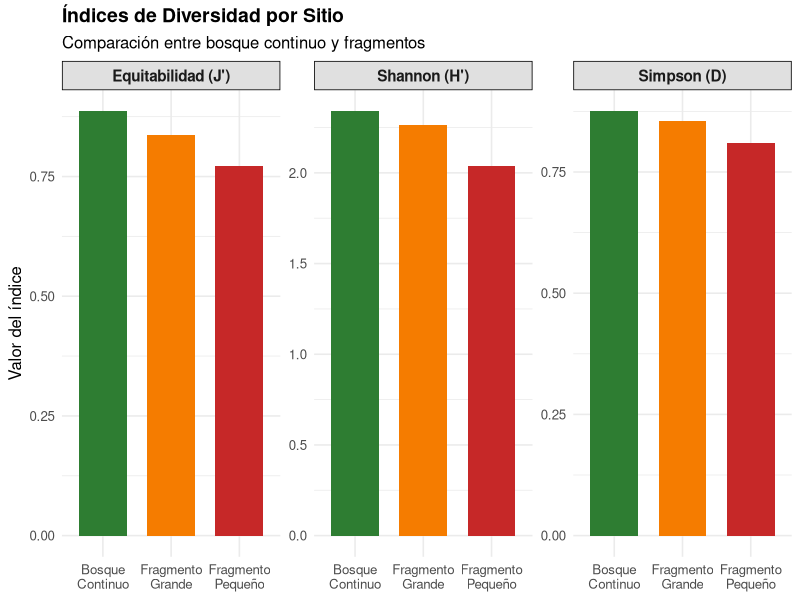
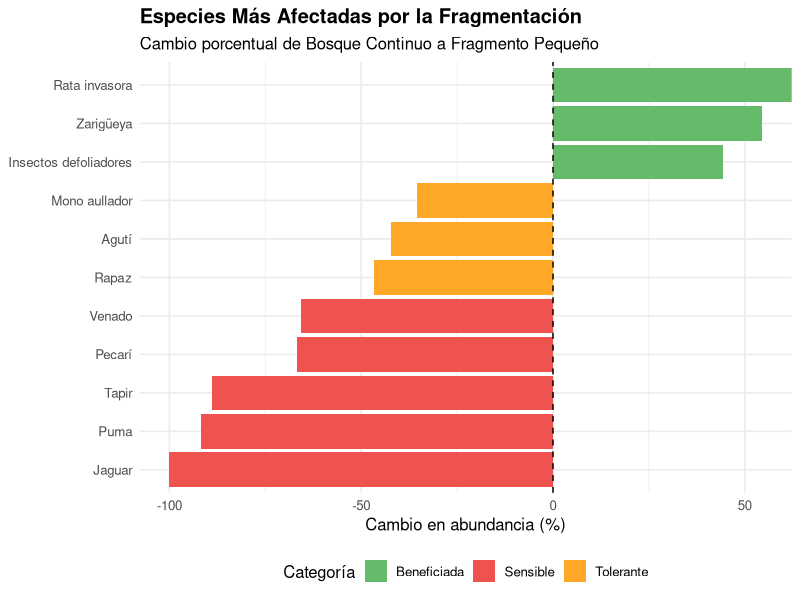
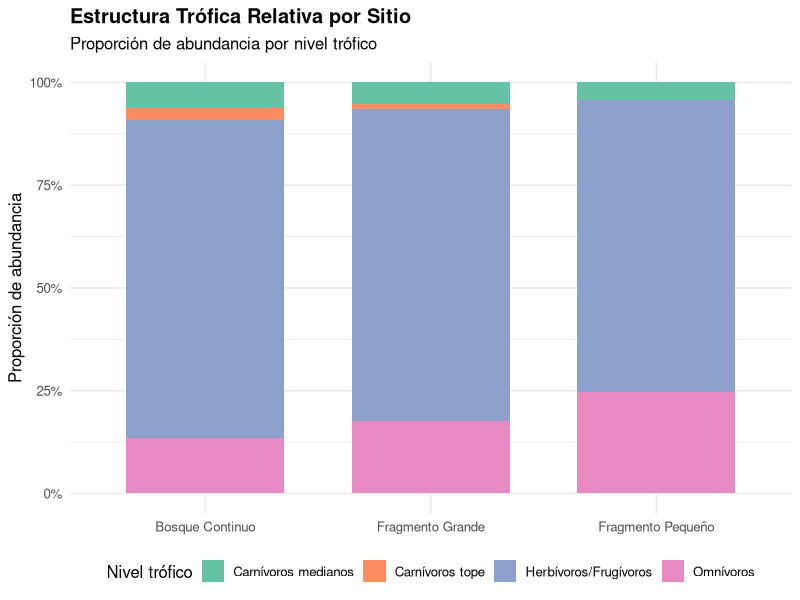
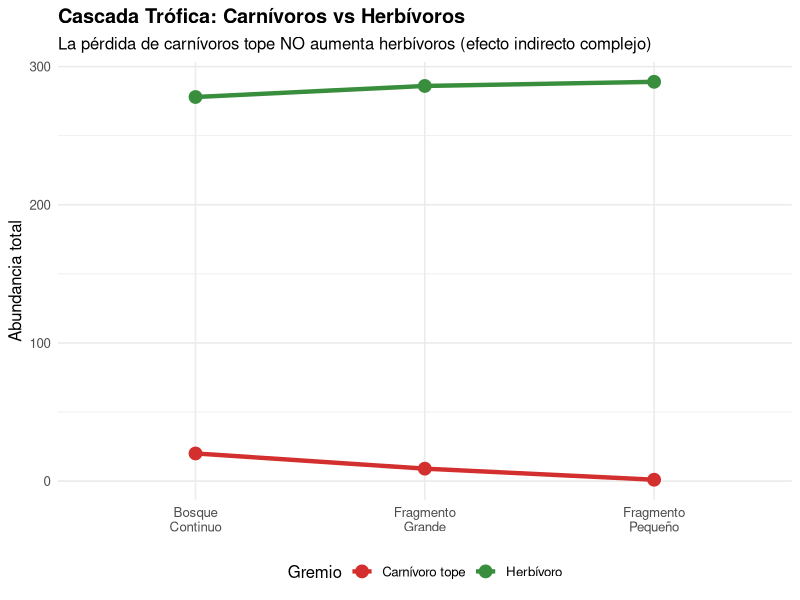
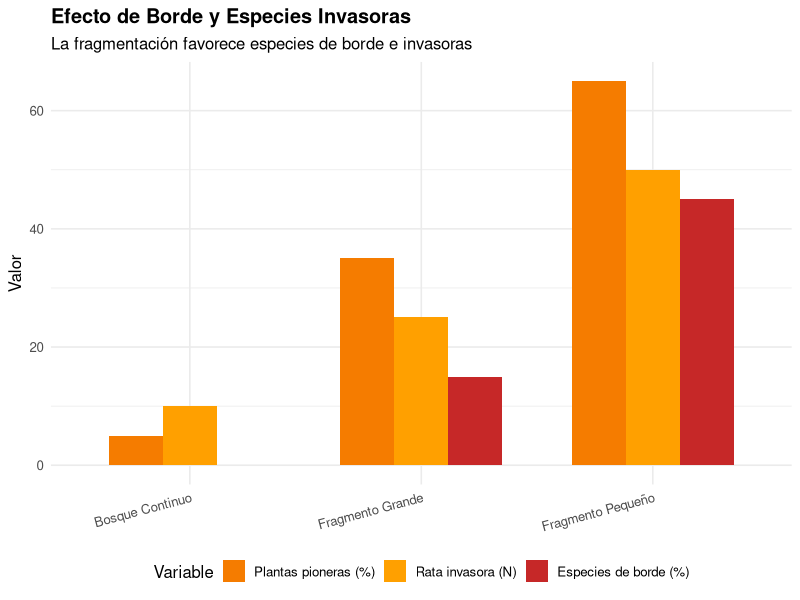

These charts were generated, in order, by the following R code:
## ---- chunk 1
knitr::opts_chunk$set(
  echo = TRUE, 
  warning = FALSE, 
  message = FALSE,
  fig.width = 10,
  fig.height = 6,
  fig.align = 'center'
)
## ---- chunk 2
# Cargar librerías necesarias
library(tidyverse)
library(vegan)
library(knitr)
library(kableExtra)
library(scales)
library(RColorBrewer)
## ---- chunk 3
# Crear data frame con abundancia de especies
especies <- data.frame(
  Especie = c("Jaguar", "Puma", "Pecarí", "Venado", "Tapir",
              "Mono aullador", "Tucán", "Ardilla", "Agutí",
              "Serpiente", "Rapaz", "Coatí", "Zarigüeya",
              "Rata invasora", "Insectos defoliadores"),
  
  Gremio = c("Carnívoro tope", "Carnívoro tope", "Herbívoro", 
             "Herbívoro", "Herbívoro", "Frugívoro", "Frugívoro",
             "Granívoro", "Granívoro", "Carnívoro", "Carnívoro",
             "Omnívoro", "Omnívoro", "Omnívoro", "Herbívoro"),
  
  Rol = c("Especie clave", "Dominante", "Ingeniero", "Nativo",
          "Dispersor/Fundador", "Dispersor", "Dispersor", "Nativo",
          "Dispersor", "Nativo", "Indicador", "Nativo",
          "Generalista", "INVASORA", "Nativo"),
  
  Bosque_Continuo = c(8, 12, 45, 35, 18, 62, 48, 95, 52,
                      28, 15, 38, 55, 0, 180),
  
  Fragmento_Grande = c(3, 6, 38, 28, 10, 55, 42, 105, 48,
                       25, 12, 42, 68, 15, 210),
  
  Fragmento_Pequeno = c(0, 1, 15, 12, 2, 40, 35, 110, 30,
                        22, 8, 45, 85, 45, 260)
)

# Mostrar tabla
kable(especies, 
      caption = "Tabla 1: Abundancia de especies en tres sitios de muestreo") %>%
  kable_styling(bootstrap_options = c("striped", "hover", "condensed"),
                full_width = FALSE) %>%
  row_spec(14, bold = TRUE, color = "white", background = "#C00000")
## ---- chunk 4
# Datos de cobertura vegetal
vegetacion <- data.frame(
  Estrato = c("Árboles emergentes", "Dosel cerrado", "Sotobosque",
              "Plantas pioneras", "Especies de borde"),
  Bosque_Continuo = c(85, 95, 75, 10, 5),
  Fragmento_Grande = c(70, 80, 70, 25, 35),
  Fragmento_Pequeno = c(45, 55, 60, 50, 65)
)

kable(vegetacion,
      caption = "Tabla 2: Cobertura vegetal (%) en los tres sitios") %>%
  kable_styling(bootstrap_options = c("striped", "hover", "condensed"),
                full_width = FALSE)
## ---- chunk 5
# Calcular riqueza (número de especies presentes)
riqueza <- especies %>%
  select(Bosque_Continuo, Fragmento_Grande, Fragmento_Pequeno) %>%
  summarise(across(everything(), ~ sum(. > 0)))

kable(riqueza, 
      caption = "Riqueza de especies (S) por sitio",
      col.names = c("Bosque Continuo", "Fragmento Grande", "Fragmento Pequeño")) %>%
  kable_styling(bootstrap_options = c("striped", "hover"),
                full_width = FALSE)
## ---- chunk 6
# Función para calcular Shannon
calcular_shannon <- function(abundancias) {
  total <- sum(abundancias)
  proporciones <- abundancias / total
  proporciones <- proporciones[proporciones > 0]  # Eliminar ceros
  shannon <- -sum(proporciones * log(proporciones))
  return(shannon)
}

# Calcular para cada sitio
shannon_bc <- calcular_shannon(especies$Bosque_Continuo)
shannon_fg <- calcular_shannon(especies$Fragmento_Grande)
shannon_fp <- calcular_shannon(especies$Fragmento_Pequeno)

shannon_df <- data.frame(
  Sitio = c("Bosque Continuo", "Fragmento Grande", "Fragmento Pequeño"),
  Shannon = round(c(shannon_bc, shannon_fg, shannon_fp), 3)
)

kable(shannon_df,
      caption = "Índice de Shannon (H') por sitio") %>%
  kable_styling(bootstrap_options = c("striped", "hover"),
                full_width = FALSE)
## ---- chunk 7
# Función para calcular Simpson
calcular_simpson <- function(abundancias) {
  total <- sum(abundancias)
  proporciones <- abundancias / total
  simpson <- 1 - sum(proporciones^2)
  return(simpson)
}

# Calcular para cada sitio
simpson_bc <- calcular_simpson(especies$Bosque_Continuo)
simpson_fg <- calcular_simpson(especies$Fragmento_Grande)
simpson_fp <- calcular_simpson(especies$Fragmento_Pequeno)

simpson_df <- data.frame(
  Sitio = c("Bosque Continuo", "Fragmento Grande", "Fragmento Pequeño"),
  Simpson = round(c(simpson_bc, simpson_fg, simpson_fp), 3)
)

kable(simpson_df,
      caption = "Índice de Simpson (D) por sitio") %>%
  kable_styling(bootstrap_options = c("striped", "hover"),
                full_width = FALSE)
## ---- chunk 8
# Calcular equitabilidad
pielou_bc <- shannon_bc / log(riqueza$Bosque_Continuo)
pielou_fg <- shannon_fg / log(riqueza$Fragmento_Grande)
pielou_fp <- shannon_fp / log(riqueza$Fragmento_Pequeno)

equitabilidad_df <- data.frame(
  Sitio = c("Bosque Continuo", "Fragmento Grande", "Fragmento Pequeño"),
  Equitabilidad = round(c(pielou_bc, pielou_fg, pielou_fp), 3)
)

kable(equitabilidad_df,
      caption = "Equitabilidad de Pielou (J') por sitio") %>%
  kable_styling(bootstrap_options = c("striped", "hover"),
                full_width = FALSE)
## ---- chunk 9
# Tabla resumen
diversidad_resumen <- data.frame(
  Indice = c("Riqueza (S)", "Shannon (H')", "Simpson (D)", "Equitabilidad (J')"),
  Bosque_Continuo = c(
    riqueza$Bosque_Continuo,
    round(shannon_bc, 3),
    round(simpson_bc, 3),
    round(pielou_bc, 3)
  ),
  Fragmento_Grande = c(
    riqueza$Fragmento_Grande,
    round(shannon_fg, 3),
    round(simpson_fg, 3),
    round(pielou_fg, 3)
  ),
  Fragmento_Pequeno = c(
    riqueza$Fragmento_Pequeno,
    round(shannon_fp, 3),
    round(simpson_fp, 3),
    round(pielou_fp, 3)
  )
)

kable(diversidad_resumen,
      caption = "Resumen de índices de diversidad",
      col.names = c("Índice", "Bosque Continuo", "Fragmento Grande", "Fragmento Pequeño")) %>%
  kable_styling(bootstrap_options = c("striped", "hover"),
                full_width = FALSE) %>%
  row_spec(0, bold = TRUE, background = "#4472C4", color = "white")
## ---- chunk 10
# Preparar datos para gráfico
div_long <- diversidad_resumen %>%
  pivot_longer(cols = -Indice, names_to = "Sitio", values_to = "Valor") %>%
  filter(Indice != "Riqueza (S)")  # Excluir riqueza por escala diferente

div_long$Sitio <- factor(div_long$Sitio, 
                         levels = c("Bosque_Continuo", "Fragmento_Grande", "Fragmento_Pequeno"),
                         labels = c("Bosque\nContinuo", "Fragmento\nGrande", "Fragmento\nPequeño"))

# Crear gráfico
ggplot(div_long, aes(x = Sitio, y = Valor, fill = Sitio)) +
  geom_col(width = 0.7) +
  facet_wrap(~ Indice, scales = "free_y", ncol = 3) +
  scale_fill_manual(values = c("#2E7D32", "#F57C00", "#C62828")) +
  labs(title = "Índices de Diversidad por Sitio",
       subtitle = "Comparación entre bosque continuo y fragmentos",
       x = NULL, y = "Valor del índice") +
  theme_minimal(base_size = 12) +
  theme(legend.position = "none",
        strip.background = element_rect(fill = "#E0E0E0"),
        strip.text = element_text(face = "bold", size = 11),
        plot.title = element_text(face = "bold", size = 14))
## ---- chunk 11
# Calcular cambios porcentuales
especies_cambio <- especies %>%
  mutate(
    Cambio_BC_FG = round(100 * (Fragmento_Grande - Bosque_Continuo) / Bosque_Continuo, 1),
    Cambio_BC_FP = round(100 * (Fragmento_Pequeno - Bosque_Continuo) / Bosque_Continuo, 1),
    Categoria = case_when(
      Cambio_BC_FP <= -50 ~ "Sensible",
      Cambio_BC_FP >= 20 ~ "Beneficiada",
      TRUE ~ "Tolerante"
    )
  ) %>%
  select(Especie, Rol, Bosque_Continuo, Fragmento_Pequeno, Cambio_BC_FP, Categoria) %>%
  arrange(Cambio_BC_FP)

kable(especies_cambio,
      caption = "Cambio en abundancias: Bosque Continuo → Fragmento Pequeño",
      col.names = c("Especie", "Rol", "BC", "FP", "% Cambio", "Categoría")) %>%
  kable_styling(bootstrap_options = c("striped", "hover", "condensed"),
                full_width = FALSE) %>%
  row_spec(which(especies_cambio$Categoria == "Sensible"), 
           background = "#FFCDD2") %>%
  row_spec(which(especies_cambio$Categoria == "Beneficiada"), 
           background = "#C8E6C9")
## ---- chunk 12
# Gráfico de barras de cambios
especies_cambio %>%
  filter(abs(Cambio_BC_FP) > 30) %>%  # Solo cambios significativos
  mutate(Especie = reorder(Especie, Cambio_BC_FP)) %>%
  ggplot(aes(x = Especie, y = Cambio_BC_FP, fill = Categoria)) +
  geom_col() +
  geom_hline(yintercept = 0, linetype = "dashed", color = "black") +
  coord_flip() +
  scale_fill_manual(values = c("Beneficiada" = "#66BB6A", 
                                "Sensible" = "#EF5350",
                                "Tolerante" = "#FFA726")) +
  labs(title = "Especies Más Afectadas por la Fragmentación",
       subtitle = "Cambio porcentual de Bosque Continuo a Fragmento Pequeño",
       x = NULL, y = "Cambio en abundancia (%)",
       fill = "Categoría") +
  theme_minimal(base_size = 12) +
  theme(plot.title = element_text(face = "bold"),
        legend.position = "bottom")
## ---- chunk 13
# Resumen por rol ecológico
roles_resumen <- especies_cambio %>%
  group_by(Rol) %>%
  summarise(
    n_especies = n(),
    Cambio_promedio = round(mean(Cambio_BC_FP), 1),
    n_sensibles = sum(Categoria == "Sensible")
  ) %>%
  arrange(Cambio_promedio)

kable(roles_resumen,
      caption = "Vulnerabilidad por rol ecológico",
      col.names = c("Rol Ecológico", "N° especies", "Cambio promedio (%)", "N° sensibles")) %>%
  kable_styling(bootstrap_options = c("striped", "hover"),
                full_width = FALSE)
## ---- chunk 14
# Clasificar especies por nivel trófico
especies_trofica <- especies %>%
  mutate(
    Nivel_trofico = case_when(
      Gremio == "Carnívoro tope" ~ 4,
      Gremio == "Carnívoro" ~ 3,
      Gremio %in% c("Herbívoro", "Frugívoro", "Granívoro") ~ 2,
      Gremio == "Omnívoro" ~ 2.5,
      TRUE ~ 1
    ),
    Nivel_nombre = case_when(
      Nivel_trofico == 4 ~ "Carnívoros tope",
      Nivel_trofico == 3 ~ "Carnívoros medianos",
      Nivel_trofico == 2.5 ~ "Omnívoros",
      Nivel_trofico == 2 ~ "Herbívoros/Frugívoros",
      TRUE ~ "Productores"
    )
  )

# Abundancia total por nivel trófico
abundancia_trofica <- especies_trofica %>%
  group_by(Nivel_nombre) %>%
  summarise(
    BC = sum(Bosque_Continuo),
    FG = sum(Fragmento_Grande),
    FP = sum(Fragmento_Pequeno)
  ) %>%
  pivot_longer(cols = c(BC, FG, FP), names_to = "Sitio", values_to = "Abundancia")

abundancia_trofica$Sitio <- factor(abundancia_trofica$Sitio,
                                   levels = c("BC", "FG", "FP"),
                                   labels = c("Bosque Continuo", "Fragmento Grande", "Fragmento Pequeño"))

kable(abundancia_trofica %>% pivot_wider(names_from = Sitio, values_from = Abundancia),
      caption = "Abundancia total por nivel trófico y sitio") %>%
  kable_styling(bootstrap_options = c("striped", "hover"),
                full_width = FALSE)
## ---- chunk 15
ggplot(abundancia_trofica, aes(x = Sitio, y = Abundancia, fill = Nivel_nombre)) +
  geom_col(position = "fill", width = 0.7) +
  scale_y_continuous(labels = percent_format()) +
  scale_fill_brewer(palette = "Set2") +
  labs(title = "Estructura Trófica Relativa por Sitio",
       subtitle = "Proporción de abundancia por nivel trófico",
       x = NULL, y = "Proporción de abundancia",
       fill = "Nivel trófico") +
  theme_minimal(base_size = 12) +
  theme(legend.position = "bottom",
        plot.title = element_text(face = "bold"),
        axis.text.x = element_text(angle = 0))
## ---- chunk 16
# Analizar relación entre carnívoros tope y herbívoros
cascada_data <- especies_trofica %>%
  filter(Gremio %in% c("Carnívoro tope", "Herbívoro")) %>%
  group_by(Gremio) %>%
  summarise(
    BC = sum(Bosque_Continuo),
    FG = sum(Fragmento_Grande),
    FP = sum(Fragmento_Pequeno)
  ) %>%
  pivot_longer(cols = c(BC, FG, FP), names_to = "Sitio", values_to = "Abundancia")

cascada_data$Sitio <- factor(cascada_data$Sitio,
                             levels = c("BC", "FG", "FP"),
                             labels = c("Bosque\nContinuo", "Fragmento\nGrande", "Fragmento\nPequeño"))

ggplot(cascada_data, aes(x = Sitio, y = Abundancia, color = Gremio, group = Gremio)) +
  geom_line(size = 1.5) +
  geom_point(size = 4) +
  scale_color_manual(values = c("Carnívoro tope" = "#D32F2F", 
                                 "Herbívoro" = "#388E3C")) +
  labs(title = "Cascada Trófica: Carnívoros vs Herbívoros",
       subtitle = "La pérdida de carnívoros tope NO aumenta herbívoros (efecto indirecto complejo)",
       x = NULL, y = "Abundancia total",
       color = "Gremio") +
  theme_minimal(base_size = 12) +
  theme(legend.position = "bottom",
        plot.title = element_text(face = "bold"))
## ---- chunk 17
# Datos de rata invasora y especies de borde
invasion_data <- data.frame(
  Sitio = c("Bosque Continuo", "Fragmento Grande", "Fragmento Pequeño"),
  Rata_invasora = c(0, 15, 45),
  Especies_borde = c(5, 35, 65),
  Plantas_pioneras = c(10, 25, 50)
)

kable(invasion_data,
      caption = "Relación entre fragmentación, especies invasoras y efecto de borde",
      col.names = c("Sitio", "Rata invasora", "Especies borde (%)", "Plantas pioneras (%)")) %>%
  kable_styling(bootstrap_options = c("striped", "hover"),
                full_width = FALSE)
## ---- chunk 18
# Gráfico de dispersión
invasion_long <- invasion_data %>%
  pivot_longer(cols = -Sitio, names_to = "Variable", values_to = "Valor")

invasion_long$Sitio <- factor(invasion_long$Sitio,
                              levels = c("Bosque Continuo", "Fragmento Grande", "Fragmento Pequeño"))

ggplot(invasion_long, aes(x = Sitio, y = Valor, fill = Variable)) +
  geom_col(position = "dodge", width = 0.7) +
  scale_fill_manual(values = c("Rata_invasora" = "#C62828",
                                "Especies_borde" = "#F57C00",
                                "Plantas_pioneras" = "#FFA000"),
                    labels = c("Plantas pioneras (%)", 
                               "Rata invasora (N)", 
                               "Especies de borde (%)")) +
  labs(title = "Efecto de Borde y Especies Invasoras",
       subtitle = "La fragmentación favorece especies de borde e invasoras",
       x = NULL, y = "Valor",
       fill = "Variable") +
  theme_minimal(base_size = 12) +
  theme(legend.position = "bottom",
        plot.title = element_text(face = "bold"),
        axis.text.x = element_text(angle = 15, hjust = 1))
## ---- chunk 19
# Especies que podrían competir con la rata
competidores <- especies %>%
  filter(Gremio == "Omnívoro" | Gremio == "Granívoro") %>%
  select(Especie, Gremio, Bosque_Continuo, Fragmento_Pequeno) %>%
  mutate(Cambio = Fragmento_Pequeno - Bosque_Continuo)

kable(competidores,
      caption = "Especies que potencialmente compiten con la rata invasora",
      col.names = c("Especie", "Gremio", "Bosque Contínuo", "Fragmento Pequeño", "Cambio")) %>%
  kable_styling(bootstrap_options = c("striped", "hover"),
                full_width = FALSE) %>%
  row_spec(which(competidores$Especie == "Rata invasora"), 
           bold = TRUE, background = "#FFCDD2")
## ---- chunk 20
# Calcular porcentaje de cambio
cambio_indices <- data.frame(
  Indice = c("Riqueza", "Shannon", "Simpson", "Equitabilidad"),
  Cambio_BC_FP = c(
    100 * (riqueza$Fragmento_Pequeno - riqueza$Bosque_Continuo) / riqueza$Bosque_Continuo,
    100 * (shannon_fp - shannon_bc) / shannon_bc,
    100 * (simpson_fp - simpson_bc) / simpson_bc,
    100 * (pielou_fp - pielou_bc) / pielou_bc
  )
)

kable(cambio_indices,
      caption = "Cambio porcentual en índices de diversidad (BC → FP)",
      col.names = c("Índice", "% Cambio"),
      digits = 1) %>%
  kable_styling(bootstrap_options = c("striped", "hover"),
                full_width = FALSE)
## ---- chunk 21
sessionInfo()
